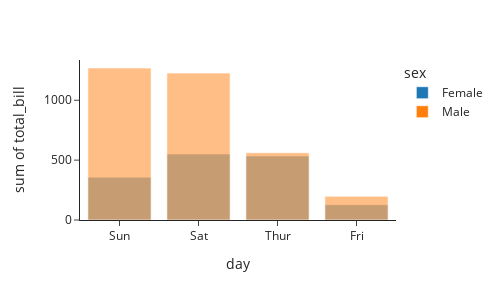

Notebook cell for this chart:
### Code cell
df = px.data.tips()
fig = px.histogram(df, x="day", y="total_bill", color="sex", barmode='overlay')
fig.show()

### Figure 1 — Plotly figure (JSON) as saved in the notebook; plotly's stock layout.template omitted (floating-point values rounded to 4 significant figures; data arrays with more than 128 entries replaced by an {"elided": "..."} marker saying what was removed)
{"data": [{"alignmentgroup": "True", "bingroup": "x", "histfunc": "sum", "hovertemplate": "sex=Female<br>day=%{x}<br>sum of total_bill=%{y}<extra></extra>", "legendgroup": "Female", "marker": {"color": "#1F77B4", "opacity": 0.5, "pattern": {"shape": ""}}, "name": "Female", "offsetgroup": "Female", "orientation": "v", "showlegend": true, "type": "histogram", "x": ["Sun", "Sun", "Sun", "Sun", "Sun", "Sun", "Sat", "Sat", "Sat", "Sat", "Sat", "Sat", "Sun", "Sun", "Sat", "Sat", "Sat", "Sat", "Sat", "Sat", "Sat", "Thur", "Thur", "Fri", "Fri", "Fri", "Fri", "Fri", "Sat", "Sat", "Sat", "Sat", "Sat", "Sun", "Sun", "Thur", "Thur", "Thur", "Thur", "Thur", "Thur", "Thur", "Thur", "Thur", "Thur", "Thur", "Thur", "Thur", "Thur", "Thur", "Thur", "Thur", "Thur", "Thur", "Thur", "Thur", "Thur", "Sun", "Sun", "Sun", "Sun", "Sun", "Sat", "Sat", "Sun", "Sun", "Sun", "Thur", "Thur", "Thur", "Thur", "Thur", "Thur", "Thur", "Sat", "Sat", "Sat", "Sat", "Sat", "Fri", "Fri", "Fri", "Fri", "Sat", "Sat", "Sat", "Thur"], "xaxis": "x", "y": [16.99, 24.59, 35.26, 14.83, 10.33, 16.97, 20.29, 15.77, 19.65, 15.06, 20.69, 16.93, 10.29, 34.81, 26.41, 16.45, 3.07, 17.07, 26.86, 25.28, 14.73, 10.07, 34.83, 5.75, 16.32, 22.75, 11.35, 15.38, 44.3, 22.42, 20.92, 14.31, 7.25, 25.71, 17.31, 10.65, 12.43, 24.08, 13.42, 12.48, 29.8, 14.52, 11.38, 20.27, 11.17, 12.26, 18.26, 8.51, 10.33, 14.15, 13.16, 17.47, 27.05, 16.43, 8.35, 18.64, 11.87, 29.85, 25, 13.39, 16.21, 17.51, 10.59, 10.63, 9.6, 20.9, 18.15, 19.81, 43.11, 13, 12.74, 13, 16.4, 16.47, 12.76, 13.27, 28.17, 12.9, 30.14, 13.42, 15.98, 16.27, 10.09, 22.12, 35.83, 27.18, 18.78], "yaxis": "y"}, {"alignmentgroup": "True", "bingroup": "x", "histfunc": "sum", "hovertemplate": "sex=Male<br>day=%{x}<br>sum of total_bill=%{y}<extra></extra>", "legendgroup": "Male", "marker": {"color": "#FF7F0E", "opacity": 0.5, "pattern": {"shape": ""}}, "name": "Male", "offsetgroup": "Male", "orientation": "v", "showlegend": true, "type": "histogram", "x": {"elided": "157 str values"}, "xaxis": "x", "y": {"elided": "157 float values"}, "yaxis": "y"}], "layout": {"barmode": "overlay", "height": 300, "legend": {"title": {"text": "sex"}, "tracegroupgap": 0}, "margin": {"t": 60}, "width": 500, "xaxis": {"anchor": "y", "domain": [0, 1], "title": {"text": "day"}}, "yaxis": {"anchor": "x", "domain": [0, 1], "title": {"text": "sum of total_bill"}}}}
